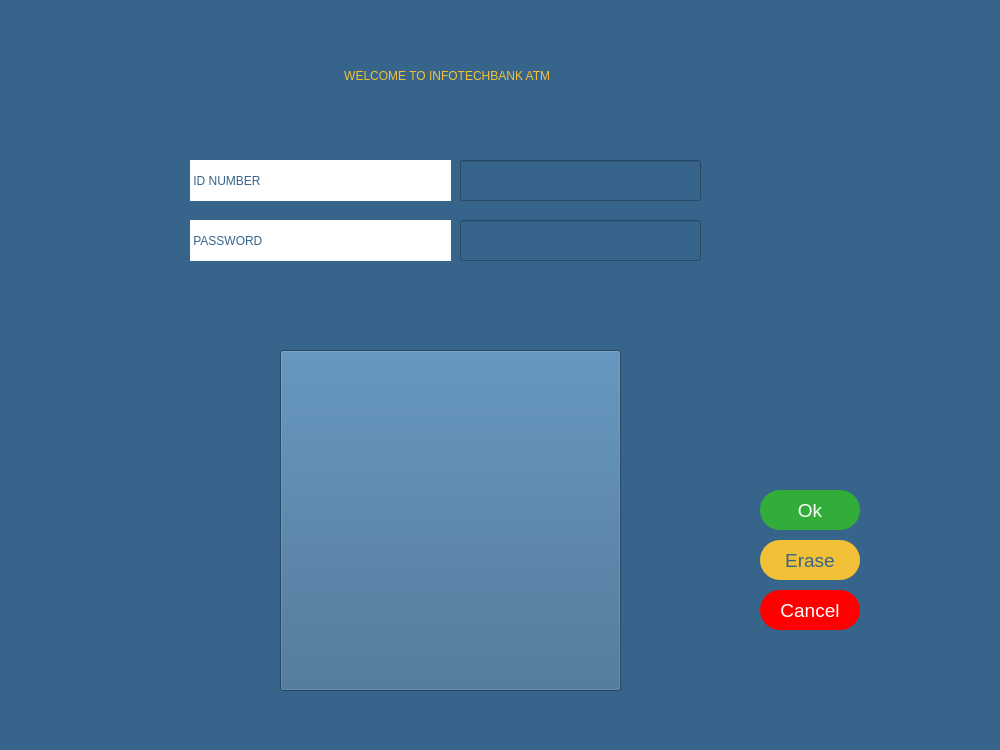
<?xml version="1.0" encoding="UTF-8"?>
<ui version="4.0">
 <class>MainWindow</class>
 <widget class="QMainWindow" name="MainWindow">
  <property name="geometry">
   <rect>
    <x>0</x>
    <y>0</y>
    <width>1000</width>
    <height>750</height>
   </rect>
  </property>
  <property name="windowTitle">
   <string>MainWindow</string>
  </property>
  <property name="styleSheet">
   <string notr="true">background-color: rgb(54, 100, 139);</string>
  </property>
  <widget class="QWidget" name="centralwidget">
   <widget class="QLineEdit" name="li_id">
    <property name="geometry">
     <rect>
      <x>460</x>
      <y>160</y>
      <width>241</width>
      <height>41</height>
     </rect>
    </property>
    <property name="styleSheet">
     <string notr="true">color: rgb(255, 255, 255);
font: 63 14pt &quot;Montserrat SemiBold&quot;;
</string>
    </property>
    <property name="maxLength">
     <number>7</number>
    </property>
    <property name="echoMode">
     <enum>QLineEdit::Normal</enum>
    </property>
    <property name="cursorMoveStyle">
     <enum>Qt::LogicalMoveStyle</enum>
    </property>
   </widget>
   <widget class="QLineEdit" name="li_password">
    <property name="geometry">
     <rect>
      <x>460</x>
      <y>220</y>
      <width>241</width>
      <height>41</height>
     </rect>
    </property>
    <property name="styleSheet">
     <string notr="true">color: rgb(255, 255, 255);
font: 63 14pt &quot;Montserrat SemiBold&quot;;
</string>
    </property>
    <property name="maxLength">
     <number>7</number>
    </property>
    <property name="echoMode">
     <enum>QLineEdit::Password</enum>
    </property>
   </widget>
   <widget class="QLabel" name="la_id">
    <property name="geometry">
     <rect>
      <x>190</x>
      <y>160</y>
      <width>261</width>
      <height>41</height>
     </rect>
    </property>
    <property name="styleSheet">
     <string notr="true">color: rgb(54, 100, 139);
background-color: rgb(255, 255, 255);
font: 63 14pt &quot;Montserrat SemiBold&quot;;</string>
    </property>
    <property name="text">
     <string> ID NUMBER</string>
    </property>
    <property name="textFormat">
     <enum>Qt::AutoText</enum>
    </property>
   </widget>
   <widget class="QLabel" name="la_password">
    <property name="geometry">
     <rect>
      <x>190</x>
      <y>220</y>
      <width>261</width>
      <height>41</height>
     </rect>
    </property>
    <property name="contextMenuPolicy">
     <enum>Qt::DefaultContextMenu</enum>
    </property>
    <property name="layoutDirection">
     <enum>Qt::LeftToRight</enum>
    </property>
    <property name="styleSheet">
     <string notr="true">color: rgb(54, 100, 139);
background-color: rgb(255, 255, 255);
font: 63 14pt &quot;Montserrat SemiBold&quot;;</string>
    </property>
    <property name="text">
     <string> PASSWORD</string>
    </property>
   </widget>
   <widget class="QPushButton" name="eraseB">
    <property name="geometry">
     <rect>
      <x>760</x>
      <y>540</y>
      <width>100</width>
      <height>40</height>
     </rect>
    </property>
    <property name="styleSheet">
     <string notr="true">background-color: rgb(242, 192, 54);
color: rgb(54, 100, 139);
font: 63 14pt ;Montserrat SemiBold;
border-radius: 20;</string>
    </property>
    <property name="text">
     <string>Erase</string>
    </property>
    <property name="icon">
     <iconset>
      <normaloff>../../../../Downloads/is-less-than (1).png</normaloff>../../../../Downloads/is-less-than (1).png</iconset>
    </property>
   </widget>
   <widget class="QPushButton" name="okB">
    <property name="geometry">
     <rect>
      <x>760</x>
      <y>490</y>
      <width>100</width>
      <height>40</height>
     </rect>
    </property>
    <property name="styleSheet">
     <string notr="true">
background-color: rgb(50, 173, 58);

font: 63 14pt ;Montserrat SemiBold;
border-radius: 20;
color: rgb(255, 255, 255);</string>
    </property>
    <property name="text">
     <string>Ok</string>
    </property>
    <property name="icon">
     <iconset>
      <normaloff>../../../../Downloads/accept.png</normaloff>../../../../Downloads/accept.png</iconset>
    </property>
   </widget>
   <widget class="QPushButton" name="cancelB">
    <property name="geometry">
     <rect>
      <x>760</x>
      <y>590</y>
      <width>100</width>
      <height>40</height>
     </rect>
    </property>
    <property name="styleSheet">
     <string notr="true">background-color: rgb(255, 0, 0);
font: 63 14pt ;Montserrat SemiBold;
border-radius: 20;
color: rgb(255, 255, 255);</string>
    </property>
    <property name="text">
     <string>Cancel</string>
    </property>
    <property name="icon">
     <iconset>
      <normaloff>../../../../Downloads/x-button.png</normaloff>../../../../Downloads/x-button.png</iconset>
    </property>
   </widget>
   <widget class="QLabel" name="la_welcome">
    <property name="geometry">
     <rect>
      <x>200</x>
      <y>40</y>
      <width>491</width>
      <height>71</height>
     </rect>
    </property>
    <property name="styleSheet">
     <string notr="true">color: rgb(242, 192, 54);
font: 75 22pt &quot;MS Shell Dlg 2&quot;;

</string>
    </property>
    <property name="text">
     <string> WELCOME TO INFOTECHBANK ATM</string>
    </property>
    <property name="alignment">
     <set>Qt::AlignCenter</set>
    </property>
   </widget>
   <widget class="QLabel" name="la_error">
    <property name="geometry">
     <rect>
      <x>200</x>
      <y>280</y>
      <width>491</width>
      <height>41</height>
     </rect>
    </property>
    <property name="styleSheet">
     <string notr="true">color: rgb(255, 255, 255);
font: 63 12pt &quot;Montserrat SemiBold&quot;;
</string>
    </property>
    <property name="text">
     <string/>
    </property>
    <property name="alignment">
     <set>Qt::AlignCenter</set>
    </property>
   </widget>
   <widget class="QPushButton" name="pushButton">
    <property name="geometry">
     <rect>
      <x>280</x>
      <y>350</y>
      <width>341</width>
      <height>341</height>
     </rect>
    </property>
    <property name="contextMenuPolicy">
     <enum>Qt::DefaultContextMenu</enum>
    </property>
    <property name="styleSheet">
     <string notr="true"/>
    </property>
    <property name="text">
     <string/>
    </property>
    <property name="icon">
     <iconset>
      <normaloff>logo.png</normaloff>logo.png</iconset>
    </property>
    <property name="iconSize">
     <size>
      <width>320</width>
      <height>320</height>
     </size>
    </property>
   </widget>
  </widget>
  <widget class="QMenuBar" name="menubar">
   <property name="geometry">
    <rect>
     <x>0</x>
     <y>0</y>
     <width>1000</width>
     <height>21</height>
    </rect>
   </property>
  </widget>
  <widget class="QStatusBar" name="statusbar"/>
 </widget>
 <resources>
  <include location="logo.png"/>
 </resources>
 <connections>
  <connection>
   <sender>cancelB</sender>
   <signal>clicked()</signal>
   <receiver>MainWindow</receiver>
   <slot>close()</slot>
   <hints>
    <hint type="sourcelabel">
     <x>698</x>
     <y>395</y>
    </hint>
    <hint type="destinationlabel">
     <x>741</x>
     <y>296</y>
    </hint>
   </hints>
  </connection>
 </connections>
</ui>
